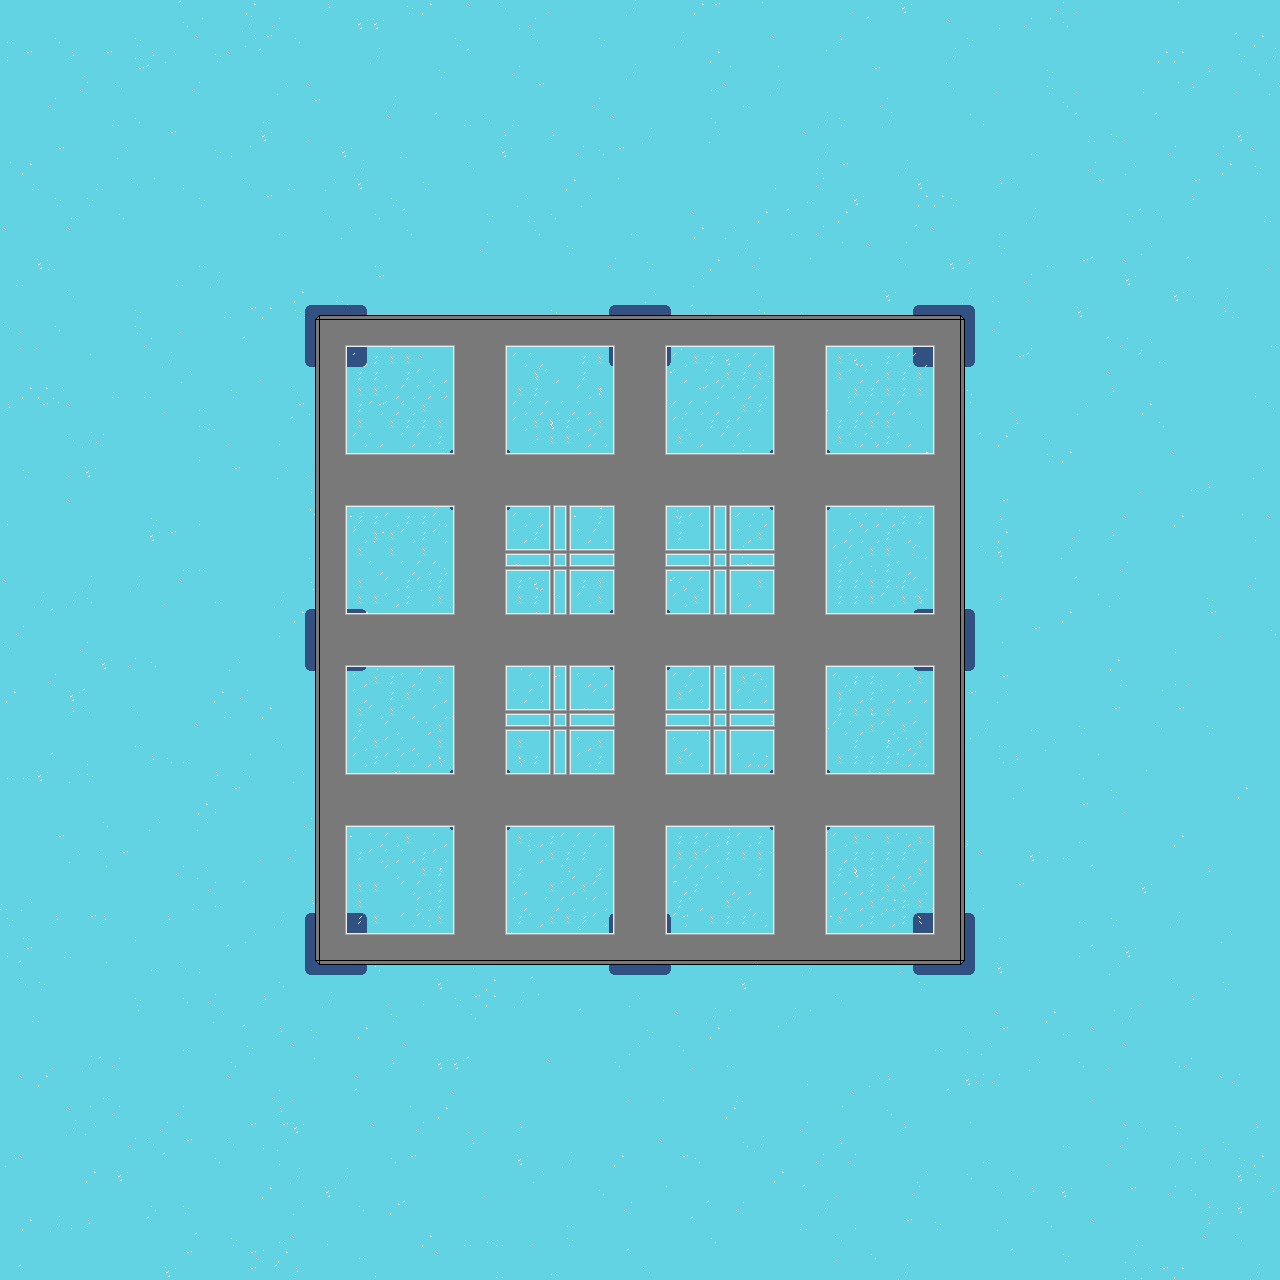

This is a level from a 2D game, rendered from its Tiled map with the project's own tilesets. A one-line summary and the map file follow, with tile-layer data summarised:
An orthogonal 80x80 tile map with 16x16 px tiles, 3 tile layers (Water, LowerWalls, Floor).

<map version="1.5" tiledversion="1.7.2" orientation="orthogonal" renderorder="right-down" width="80" height="80" tilewidth="16" tileheight="16" infinite="0" nextlayerid="4" nextobjectid="1">
 <tileset firstgid="1" source="../TileSets/4x.tsx" />
 <layer id="1" name="Water" width="80" height="80">
  <data>[6400 cells, 6400 non-empty, 18 distinct tile ids]</data>
 </layer>
 <layer id="3" name="LowerWalls" width="80" height="80">
  <data>[6400 cells, 208 non-empty, 9 distinct tile ids]</data>
 </layer>
 <layer id="2" name="Floor" width="80" height="80">
  <data>[6400 cells, 1764 non-empty, 29 distinct tile ids]</data>
 </layer>
</map>
